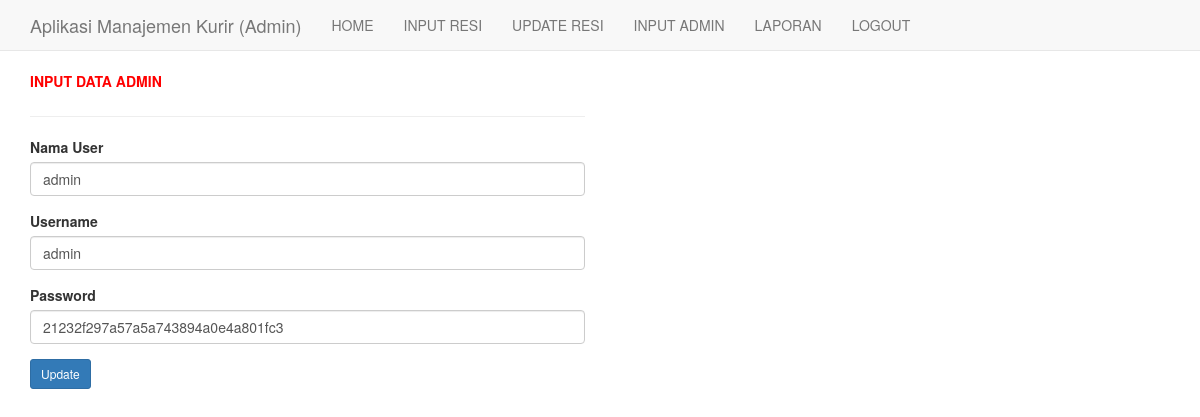
The app's page /kurir/index.php?page=crud/editadmin&id_user=1 with its own data.
### tables this page shows
CREATE TABLE `users` (
  `id_user` int(10) UNSIGNED NOT NULL,
  `nama` varchar(200) NOT NULL,
  `username` varchar(200) NOT NULL,
  `password` text NOT NULL,
  `level_user` varchar(150) NOT NULL DEFAULT 'member'
);

### kurir/views/crud/editadmin.php (the view, shortened to what this page needs)
<?php
require_once('koneksi.php');
if($_POST){
	$sql = "UPDATE users SET nama='".$_POST['nama']."', username='".$_POST['username']."'
					, password='".MD5($_POST['password'])."' WHERE id_user=".$_POST['id_user'];
	if ($koneksi->query($sql) === TRUE) {
	    echo "<script>
	alert('Data berhasil di update');
	window.location.href='index.php?page=crud/admin';
	</script>";
	} else {
	    echo "Gagal: " . $koneksi->error;
	}
	$koneksi->close();
}else{
	$query = $koneksi->query("SELECT * FROM users WHERE id_user=".$_GET['id_user']);
	if($query->num_rows > 0){
		$data = mysqli_fetch_object($query);
	}else{
		echo "data tidak tersedia";
		die();
	}
?>
<div class="row">
	<div class="col-lg-6">
		<form action="" method="POST">
			<label><font color=Red>INPUT DATA ADMIN</font></label>
			<hr>
			<div class="form-group">
				<label>Nama User</label>
				<input type="text" value="<?= $data->nama ?>" class="form-control" name="nama">
			</div>
			<div class="form-group">
				<label>Username</label>
				<input type="textarea" value="<?= $data->username ?>" class="form-control" name="username">
			</div>
			<div class="form-group">
				<label>Password</label>
				<input type="text" value="<?= $data->password ?>" class="form-control" name="password">
			</div>
			<input type="submit" class="btn btn-primary btn-sm" name="Update" value="Update">
		</form>
	</div>
</div>
<?php
}
?>

### records on screen
users: nama "admin", username "admin", password "21232f297a57a5a743894a0e4a801fc3"
